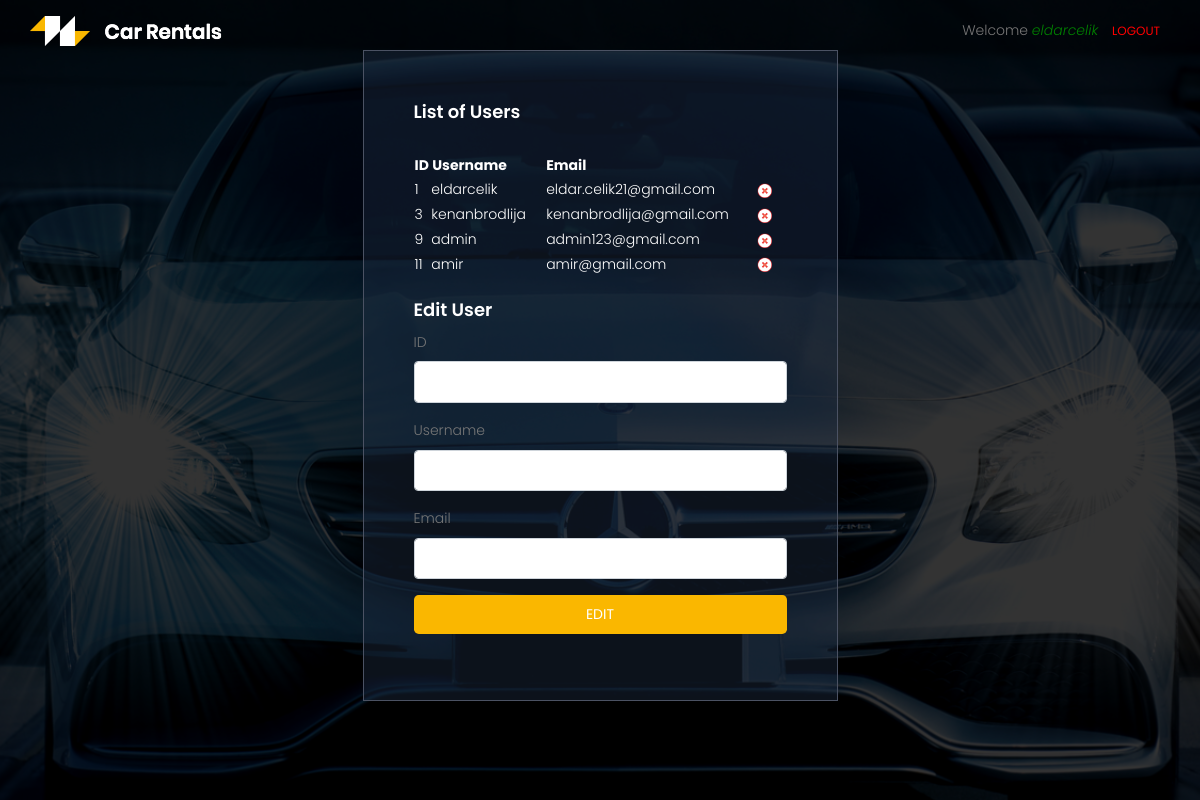
/admin.php (signed in), run on the app's committed database.
### tables this page shows
CREATE TABLE `users` (
  `id` int(11) NOT NULL,
  `username` varchar(100) NOT NULL,
  `email` varchar(100) NOT NULL,
  `password` varchar(100) NOT NULL
);

### server.php (called while the page is built, shortened)
<?php
	$username = "";
	$email    = "";
?>

### admin.php (the view, shortened to what this page needs)
<?php include('server.php') ?>
<!DOCTYPE html>
<html lang="zxx" class="no-js">
<head>
		<link rel="stylesheet" href="css/linearicons.css">
		<link rel="stylesheet" href="css/font-awesome.min.css">
		<link rel="stylesheet" href="css/bootstrap.css">
		<link rel="stylesheet" href="css/magnific-popup.css">
		<link rel="stylesheet" href="css/nice-select.css">
		<link rel="stylesheet" href="css/animate.min.css">
		<link rel="stylesheet" href="https://code.jquery.com/ui/1.12.1/themes/base/jquery-ui.css">
		<link rel="stylesheet" href="css/owl.carousel.css">
		<link rel="stylesheet" href="css/main.css">
</head>
<body>
	<header id="header" id="home">
		<div class="container">
			<div class="row align-items-center justify-content-between d-flex">
				<div id="logo">
					<a href="index.php"><img src="img/logo.png" alt="" title="" /></a>
        </div>
        <nav id="nav-menu-container">
					<ul class="nav-menu">
						<li>
							<?php  if (isset($_SESSION['username'])) : ?>
							  Welcome <em style="color: green"><?php echo $_SESSION['username']; ?></em>
						  	<a name="logout" value="logout" href="index.php?logout=true" style="color: red;">LOGOUT</a>
					  	<?php endif ?>
						</li>
					</ul>
				</nav>
      </div>
		</div>
	</header>
	<section class="banner-area relative" id="home" style="height: 100vh">
		<div class="container">
			<div class="row fullscreen d-flex align-items-center justify-content-center">
				<div class="col-lg-5  col-md-6 header-right" style='margin-top: 50px;'>
					<h4 class='text-white pb-30'>List of Users</h4>
					<form class='form text-white' method="get" action="admin.php">
            <table style="width: 100%;">
              <thead>
                <tr>
                  <th>ID</th>
                  <th>Username</th>
                  <th>Email</th>
                </tr>
              </thead>
              <tbody>
                <?php
                  require_once("db.php");
                  $sql = "SELECT id, username, email FROM users";
                  $result = $db->query($sql);
                  if ($result->num_rows > 0) {
                    while($row = $result->fetch_assoc()) {
                      echo "
                        <tr>
                          <td>". $row["id"]."</td>
                          <td style='padding: 0 10px 0 0;'>". $row["username"]."</td>
													<td>". $row["email"]."</td>
													<td><a href='delete.php?id=".$row['id']."' class='link'><img alt='Delete' title='Delete' src='img/elements/delete.png' width='15px' height='15px'hspace='10' /></a></td>
                        </tr>
                      ";
                    }
                  } else {
                    echo "0 results";
                  }
                ?>
              </tbody>
            </table>
					</form>
					<br>
					<h4 class='text-white pb-10'>Edit User</h4>
					<form class='form' method="post" action="server.php">
						<div class="form_group">
							<label>ID</label>
							<input type="text" name="id" class='form-control txt-field' value="">
						</div>
            <div class="form_group">
							<label>Username</label>
							<input type="text" name="username" class='form-control txt-field' value="<?php echo $username; ?>">
						</div>
						<div class="form_group">
							<label>Email</label>
							<input type="email" name="email" class='form-control txt-field' value="<?php echo $email; ?>">
						</div>
						<div class="form-group" style="margin: 1rem 0 1rem 0">
							<button type="submit" class="btn btn-default btn-lg btn-block text-center text-uppercase" name="edit_user">Edit</button>
						</div>
					</form>
				</div>
			</div>
		</div>
	</section>
</body>
</html>

### css/main.css (style rules this page uses)
body { color: #777777; font-family: "Poppins", sans-serif; font-size: 14px; font-weight: 300; line-height: 1.625em; position: relative; }
ol, ul { margin: 0; padding: 0; list-style: none; }
a { -webkit-transition: all 0.3s ease 0s; -moz-transition: all 0.3s ease 0s; -o-transition: all 0.3s ease 0s; transition: all 0.3s ease 0s; }
a, a:focus, a:hover { text-decoration: none; outline: 0; }
h1, h2, h3, h4, h5, h6 { font-family: "Poppins", sans-serif; color: #222222; line-height: 1.2em !important; margin-bottom: 0; margin-top: 0; font-weight: 600; }
h4, .h4 { font-size: 18px; }
td, th { border-radius: 0px; }
.pb-10 { padding-bottom: 10px; }
.pb-30 { padding-bottom: 30px; }
.text-white { color: #fff; }
.text-center { text-align: center; }
.relative { position: relative; }
h4 { font-size: 18px; }
h1, h2, h3, h4, h5, h6 { line-height: 1.5em; }
#header { padding: 14px 0px 14px 0; position: fixed; left: 0; top: 0; right: 0; transition: all 0.5s; z-index: 997; }
#header #logo img { padding: 0; margin: 0; }
.nav-menu, .nav-menu * { margin: 0; padding: 0; list-style: none; }
.nav-menu li { position: relative; white-space: nowrap; }
.nav-menu > li { float: left; }
#nav-menu-container { margin: 0; }
.nav-menu a { padding: 6px 10px; text-decoration: none; display: inline-block; color: #fff; font-weight: 400; font-size: 12px; text-transform: uppercase; outline: none; }
.nav-menu > li { margin-left: 10px; }
.banner-area { background: url(../img/header-bg.jpg) center; background-size: cover; }
.header-right { background-color: rgba(32, 46, 69, 0.4); border: 1px solid #4b5263; padding: 50px; }
.header-right .form-control { font-size: 14px; padding: 0.575rem 0.75rem; }
.header-right .txt-field { margin-bottom: 1rem; }
.header-right .btn-lg { font-size: 14px; color: #fff; background-color: #fab700; }

### admin.php (style rules this page uses)
body { height: 100vh; background-repeat: repeat; }

### data on the page
users: id "1", username "eldarcelik", email "eldar.celik21@gmail.com"
users: id "3", username "kenanbrodlija", email "kenanbrodlija@gmail.com"
users: id "9", username "admin", email "admin123@gmail.com"
users: id "11", username "amir", email "amir@gmail.com"

### other printed values
$_SESSION['username'] "eldarcelik"
